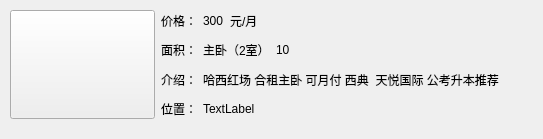
<?xml version="1.0" encoding="UTF-8"?>
<ui version="4.0">
 <class>Form</class>
 <widget class="QWidget" name="Form">
  <property name="geometry">
   <rect>
    <x>0</x>
    <y>0</y>
    <width>543</width>
    <height>139</height>
   </rect>
  </property>
  <property name="minimumSize">
   <size>
    <width>543</width>
    <height>139</height>
   </size>
  </property>
  <property name="maximumSize">
   <size>
    <width>543</width>
    <height>139</height>
   </size>
  </property>
  <property name="windowTitle">
   <string>Form</string>
  </property>
  <widget class="QWidget" name="layoutWidget">
   <property name="geometry">
    <rect>
     <x>10</x>
     <y>9</y>
     <width>511</width>
     <height>111</height>
    </rect>
   </property>
   <layout class="QHBoxLayout" name="horizontalLayout_5" stretch="2,1">
    <item>
     <widget class="QPushButton" name="picbutton">
      <property name="sizePolicy">
       <sizepolicy hsizetype="Minimum" vsizetype="Minimum">
        <horstretch>0</horstretch>
        <verstretch>0</verstretch>
       </sizepolicy>
      </property>
      <property name="minimumSize">
       <size>
        <width>145</width>
        <height>109</height>
       </size>
      </property>
      <property name="maximumSize">
       <size>
        <width>145</width>
        <height>109</height>
       </size>
      </property>
      <property name="text">
       <string/>
      </property>
     </widget>
    </item>
    <item>
     <layout class="QVBoxLayout" name="verticalLayout">
      <item>
       <layout class="QHBoxLayout" name="horizontalLayout" stretch="1,10,100">
        <item>
         <widget class="QLabel" name="label">
          <property name="text">
           <string>价格：</string>
          </property>
         </widget>
        </item>
        <item>
         <widget class="QLabel" name="label_price">
          <property name="sizePolicy">
           <sizepolicy hsizetype="Fixed" vsizetype="Preferred">
            <horstretch>0</horstretch>
            <verstretch>0</verstretch>
           </sizepolicy>
          </property>
          <property name="text">
           <string>300</string>
          </property>
         </widget>
        </item>
        <item>
         <widget class="QLabel" name="label_3">
          <property name="text">
           <string>元/月</string>
          </property>
         </widget>
        </item>
       </layout>
      </item>
      <item>
       <layout class="QHBoxLayout" name="horizontalLayout_2" stretch="1,1,1,9">
        <item>
         <widget class="QLabel" name="label_4">
          <property name="text">
           <string>面积：</string>
          </property>
         </widget>
        </item>
        <item>
         <widget class="QLabel" name="label_size1">
          <property name="text">
           <string>主卧（2室）</string>
          </property>
         </widget>
        </item>
        <item>
         <widget class="QLabel" name="label_size2">
          <property name="sizePolicy">
           <sizepolicy hsizetype="Fixed" vsizetype="Preferred">
            <horstretch>0</horstretch>
            <verstretch>0</verstretch>
           </sizepolicy>
          </property>
          <property name="text">
           <string>10</string>
          </property>
         </widget>
        </item>
        <item>
         <spacer name="horizontalSpacer">
          <property name="orientation">
           <enum>Qt::Horizontal</enum>
          </property>
          <property name="sizeHint" stdset="0">
           <size>
            <width>40</width>
            <height>20</height>
           </size>
          </property>
         </spacer>
        </item>
       </layout>
      </item>
      <item>
       <layout class="QHBoxLayout" name="horizontalLayout_3" stretch="1,10">
        <item>
         <widget class="QLabel" name="label_7">
          <property name="text">
           <string>介绍：</string>
          </property>
         </widget>
        </item>
        <item>
         <widget class="QLabel" name="label_info">
          <property name="text">
           <string>哈西红场 合租主卧 可月付 西典  天悦国际 公考升本推荐</string>
          </property>
         </widget>
        </item>
       </layout>
      </item>
      <item>
       <layout class="QHBoxLayout" name="horizontalLayout_4" stretch="0,10">
        <item>
         <widget class="QLabel" name="label_9">
          <property name="text">
           <string>位置：</string>
          </property>
         </widget>
        </item>
        <item>
         <widget class="QLabel" name="label_location">
          <property name="text">
           <string>TextLabel</string>
          </property>
         </widget>
        </item>
       </layout>
      </item>
     </layout>
    </item>
   </layout>
  </widget>
 </widget>
 <resources/>
 <connections/>
</ui>
